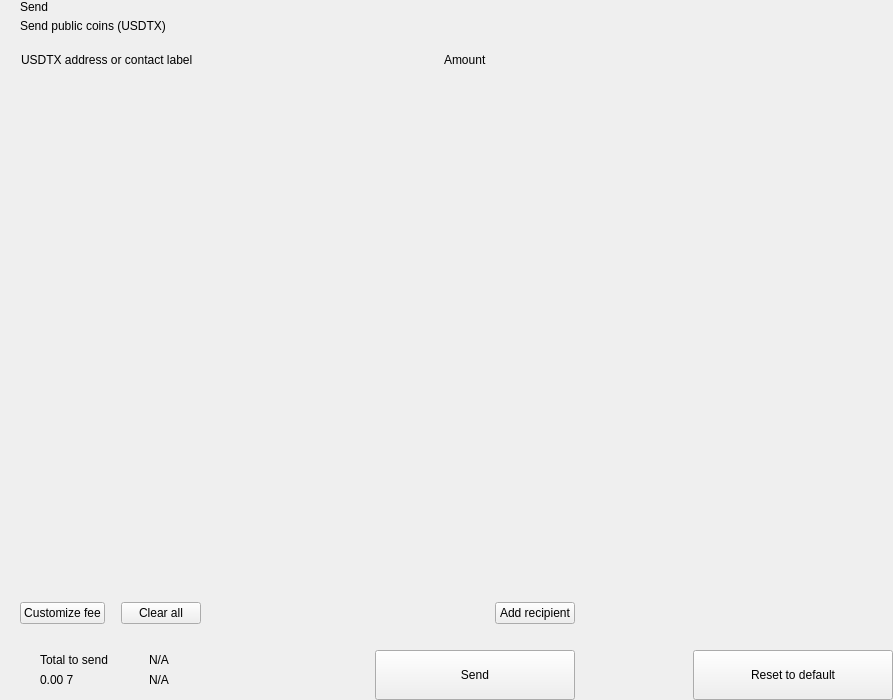
<?xml version="1.0" encoding="UTF-8"?>
<ui version="4.0">
 <class>send</class>
 <widget class="QWidget" name="send">
  <property name="geometry">
   <rect>
    <x>0</x>
    <y>0</y>
    <width>893</width>
    <height>700</height>
   </rect>
  </property>
  <property name="windowTitle">
   <string>Form</string>
  </property>
  <layout class="QHBoxLayout" name="horizontalLayout_2" stretch="2,1">
   <property name="spacing">
    <number>0</number>
   </property>
   <property name="leftMargin">
    <number>0</number>
   </property>
   <property name="topMargin">
    <number>0</number>
   </property>
   <property name="rightMargin">
    <number>0</number>
   </property>
   <property name="bottomMargin">
    <number>0</number>
   </property>
   <item>
    <widget class="QWidget" name="left" native="true">
     <layout class="QVBoxLayout" name="verticalLayout_3">
      <property name="spacing">
       <number>0</number>
      </property>
      <property name="leftMargin">
       <number>0</number>
      </property>
      <property name="topMargin">
       <number>0</number>
      </property>
      <property name="rightMargin">
       <number>0</number>
      </property>
      <property name="bottomMargin">
       <number>0</number>
      </property>
      <item>
       <layout class="QVBoxLayout" name="verticalLayout_22" stretch="0,0,0,1,0,0,0,0">
        <property name="spacing">
         <number>0</number>
        </property>
        <item>
         <layout class="QHBoxLayout" name="horizontalLayout_3">
          <property name="spacing">
           <number>0</number>
          </property>
          <property name="leftMargin">
           <number>20</number>
          </property>
          <property name="rightMargin">
           <number>20</number>
          </property>
          <item>
           <layout class="QVBoxLayout" name="verticalLayout">
            <property name="spacing">
             <number>5</number>
            </property>
            <item>
             <widget class="QLabel" name="labelTitle">
              <property name="text">
               <string>Send</string>
              </property>
              <property name="alignment">
               <set>Qt::AlignLeading|Qt::AlignLeft|Qt::AlignVCenter</set>
              </property>
             </widget>
            </item>
            <item>
             <widget class="QLabel" name="labelSubtitle1">
              <property name="text">
               <string>Send public coins (USDTX)</string>
              </property>
             </widget>
            </item>
           </layout>
          </item>
          <item>
           <spacer name="horizontalSpacer">
            <property name="orientation">
             <enum>Qt::Horizontal</enum>
            </property>
            <property name="sizeHint" stdset="0">
             <size>
              <width>40</width>
              <height>20</height>
             </size>
            </property>
           </spacer>
          </item>
         </layout>
        </item>
        <item>
         <spacer name="verticalSpacer_2">
          <property name="orientation">
           <enum>Qt::Vertical</enum>
          </property>
          <property name="sizeType">
           <enum>QSizePolicy::Fixed</enum>
          </property>
          <property name="sizeHint" stdset="0">
           <size>
            <width>20</width>
            <height>20</height>
           </size>
          </property>
         </spacer>
        </item>
        <item>
         <layout class="QHBoxLayout" name="horizontalLayout" stretch="6,0,2">
          <property name="spacing">
           <number>0</number>
          </property>
          <property name="leftMargin">
           <number>10</number>
          </property>
          <property name="topMargin">
           <number>0</number>
          </property>
          <property name="rightMargin">
           <number>20</number>
          </property>
          <property name="bottomMargin">
           <number>0</number>
          </property>
          <item>
           <widget class="QLabel" name="labelSubtitleAddress">
            <property name="styleSheet">
             <string notr="true">margin-left:8px;</string>
            </property>
            <property name="text">
             <string>USDTX address or contact label</string>
            </property>
           </widget>
          </item>
          <item>
           <spacer name="horizontalSpacer_3">
            <property name="orientation">
             <enum>Qt::Horizontal</enum>
            </property>
            <property name="sizeType">
             <enum>QSizePolicy::Fixed</enum>
            </property>
            <property name="sizeHint" stdset="0">
             <size>
              <width>40</width>
              <height>1</height>
             </size>
            </property>
           </spacer>
          </item>
          <item>
           <widget class="QLabel" name="labelSubtitleAmount">
            <property name="text">
             <string>Amount</string>
            </property>
           </widget>
          </item>
         </layout>
        </item>
        <item>
         <widget class="QScrollArea" name="scrollArea">
          <property name="minimumSize">
           <size>
            <width>0</width>
            <height>350</height>
           </size>
          </property>
          <property name="styleSheet">
           <string notr="true">#scrollArea {
            background:transparent;
            margin-top:10px;
}</string>
          </property>
          <property name="horizontalScrollBarPolicy">
           <enum>Qt::ScrollBarAlwaysOff</enum>
          </property>
          <property name="sizeAdjustPolicy">
           <enum>QAbstractScrollArea::AdjustIgnored</enum>
          </property>
          <property name="widgetResizable">
           <bool>true</bool>
          </property>
          <property name="alignment">
           <set>Qt::AlignLeading|Qt::AlignLeft|Qt::AlignTop</set>
          </property>
          <widget class="QWidget" name="scrollAreaWidgetContents">
           <property name="geometry">
            <rect>
             <x>0</x>
             <y>0</y>
             <width>591</width>
             <height>16</height>
            </rect>
           </property>
           <property name="sizePolicy">
            <sizepolicy hsizetype="Preferred" vsizetype="Maximum">
             <horstretch>0</horstretch>
             <verstretch>0</verstretch>
            </sizepolicy>
           </property>
           <property name="autoFillBackground">
            <bool>false</bool>
           </property>
           <property name="styleSheet">
            <string notr="true">#scrollAreaWidgetContents {
             background:transparent;
             }</string>
           </property>
           <layout class="QVBoxLayout" name="verticalLayout_7">
            <property name="spacing">
             <number>0</number>
            </property>
            <property name="sizeConstraint">
             <enum>QLayout::SetDefaultConstraint</enum>
            </property>
            <property name="leftMargin">
             <number>0</number>
            </property>
            <property name="topMargin">
             <number>0</number>
            </property>
            <property name="rightMargin">
             <number>0</number>
            </property>
            <property name="bottomMargin">
             <number>0</number>
            </property>
           </layout>
          </widget>
         </widget>
        </item>
        <item>
         <spacer name="verticalSpacer_4">
          <property name="orientation">
           <enum>Qt::Vertical</enum>
          </property>
          <property name="sizeType">
           <enum>QSizePolicy::Fixed</enum>
          </property>
          <property name="sizeHint" stdset="0">
           <size>
            <width>20</width>
            <height>20</height>
           </size>
          </property>
         </spacer>
        </item>
        <item>
         <layout class="QHBoxLayout" name="horizontalLayout_20">
          <property name="spacing">
           <number>6</number>
          </property>
          <property name="leftMargin">
           <number>20</number>
          </property>
          <property name="rightMargin">
           <number>20</number>
          </property>
          <item>
           <widget class="QPushButton" name="pushButtonFee">
            <property name="focusPolicy">
             <enum>Qt::NoFocus</enum>
            </property>
            <property name="text">
             <string>Customize fee</string>
            </property>
           </widget>
          </item>
          <item>
           <spacer name="horizontalSpacer_11">
            <property name="orientation">
             <enum>Qt::Horizontal</enum>
            </property>
            <property name="sizeType">
             <enum>QSizePolicy::Minimum</enum>
            </property>
            <property name="sizeHint" stdset="0">
             <size>
              <width>10</width>
              <height>20</height>
             </size>
            </property>
           </spacer>
          </item>
          <item>
           <widget class="QPushButton" name="pushButtonClear">
            <property name="focusPolicy">
             <enum>Qt::NoFocus</enum>
            </property>
            <property name="layoutDirection">
             <enum>Qt::RightToLeft</enum>
            </property>
            <property name="text">
             <string>Clear all</string>
            </property>
           </widget>
          </item>
          <item>
           <spacer name="horizontalSpacer_2">
            <property name="orientation">
             <enum>Qt::Horizontal</enum>
            </property>
            <property name="sizeHint" stdset="0">
             <size>
              <width>40</width>
              <height>20</height>
             </size>
            </property>
           </spacer>
          </item>
          <item>
           <widget class="QPushButton" name="pushButtonAddRecipient">
            <property name="focusPolicy">
             <enum>Qt::NoFocus</enum>
            </property>
            <property name="text">
             <string>Add recipient</string>
            </property>
           </widget>
          </item>
         </layout>
        </item>
        <item>
         <spacer name="verticalSpacer">
          <property name="orientation">
           <enum>Qt::Vertical</enum>
          </property>
          <property name="sizeType">
           <enum>QSizePolicy::Fixed</enum>
          </property>
          <property name="sizeHint" stdset="0">
           <size>
            <width>20</width>
            <height>16</height>
           </size>
          </property>
         </spacer>
        </item>
        <item>
         <layout class="QHBoxLayout" name="horizontalLayout_7">
          <property name="rightMargin">
           <number>20</number>
          </property>
          <item>
           <layout class="QHBoxLayout" name="horizontalLayout_10">
            <property name="spacing">
             <number>0</number>
            </property>
            <property name="leftMargin">
             <number>8</number>
            </property>
            <item>
             <widget class="QStackedWidget" name="stackedWidget">
              <property name="minimumSize">
               <size>
                <width>0</width>
                <height>60</height>
               </size>
              </property>
              <property name="maximumSize">
               <size>
                <width>16777215</width>
                <height>60</height>
               </size>
              </property>
              <widget class="QWidget" name="page1">
               <layout class="QVBoxLayout" name="verticalLayout_71" stretch="0">
                <property name="spacing">
                 <number>6</number>
                </property>
                <property name="leftMargin">
                 <number>12</number>
                </property>
                <property name="topMargin">
                 <number>0</number>
                </property>
                <property name="rightMargin">
                 <number>0</number>
                </property>
                <property name="bottomMargin">
                 <number>0</number>
                </property>
                <item>
                 <widget class="QWidget" name="coinWidget" native="true">
                  <property name="minimumSize">
                   <size>
                    <width>0</width>
                    <height>60</height>
                   </size>
                  </property>
                  <property name="maximumSize">
                   <size>
                    <width>16777215</width>
                    <height>60</height>
                   </size>
                  </property>
                  <layout class="QHBoxLayout" name="horizontalLayout_9">
                   <property name="spacing">
                    <number>0</number>
                   </property>
                   <property name="leftMargin">
                    <number>20</number>
                   </property>
                   <property name="topMargin">
                    <number>10</number>
                   </property>
                   <property name="rightMargin">
                    <number>20</number>
                   </property>
                   <property name="bottomMargin">
                    <number>10</number>
                   </property>
                   <item>
                    <layout class="QVBoxLayout" name="verticalSend">
                     <property name="spacing">
                      <number>0</number>
                     </property>
                     <item>
                      <widget class="QLabel" name="labelTitleTotalSend">
                       <property name="text">
                        <string>Total to send</string>
                       </property>
                      </widget>
                     </item>
                     <item>
                      <widget class="QLabel" name="labelAmountSend">
                       <property name="text">
                        <string notr="true">0.00 7</string>
                       </property>
                      </widget>
                     </item>
                    </layout>
                   </item>
                   <item>
                    <spacer name="horizontalSpacer_9">
                     <property name="orientation">
                      <enum>Qt::Horizontal</enum>
                     </property>
                     <property name="sizeType">
                      <enum>QSizePolicy::Fixed</enum>
                     </property>
                     <property name="sizeHint" stdset="0">
                      <size>
                       <width>20</width>
                       <height>20</height>
                      </size>
                     </property>
                    </spacer>
                   </item>
                   <item>
                    <widget class="QLabel" name="labelLine">
                     <property name="minimumSize">
                      <size>
                       <width>1</width>
                       <height>0</height>
                      </size>
                     </property>
                     <property name="maximumSize">
                      <size>
                       <width>1</width>
                       <height>16777215</height>
                      </size>
                     </property>
                     <property name="text">
                      <string/>
                     </property>
                    </widget>
                   </item>
                   <item>
                    <spacer name="horizontalSpacer_10">
                     <property name="orientation">
                      <enum>Qt::Horizontal</enum>
                     </property>
                     <property name="sizeType">
                      <enum>QSizePolicy::Fixed</enum>
                     </property>
                     <property name="sizeHint" stdset="0">
                      <size>
                       <width>20</width>
                       <height>20</height>
                      </size>
                     </property>
                    </spacer>
                   </item>
                   <item>
                    <layout class="QVBoxLayout" name="verticalRemaining">
                     <property name="spacing">
                      <number>0</number>
                     </property>
                     <item>
                      <widget class="QLabel" name="labelTitleTotalRemaining">
                       <property name="text">
                        <string notr="true">N/A</string>
                       </property>
                      </widget>
                     </item>
                     <item>
                      <widget class="QLabel" name="labelAmountRemaining">
                       <property name="text">
                        <string notr="true">N/A</string>
                       </property>
                      </widget>
                     </item>
                    </layout>
                   </item>
                  </layout>
                 </widget>
                </item>
               </layout>
              </widget>
              <widget class="QWidget" name="page_2"/>
             </widget>
            </item>
           </layout>
          </item>
          <item>
           <spacer name="horizontalSpacer_5">
            <property name="orientation">
             <enum>Qt::Horizontal</enum>
            </property>
            <property name="sizeType">
             <enum>QSizePolicy::Expanding</enum>
            </property>
            <property name="sizeHint" stdset="0">
             <size>
              <width>40</width>
              <height>20</height>
             </size>
            </property>
           </spacer>
          </item>
          <item alignment="Qt::AlignBottom">
           <widget class="QPushButton" name="pushButtonSave">
            <property name="minimumSize">
             <size>
              <width>200</width>
              <height>50</height>
             </size>
            </property>
            <property name="maximumSize">
             <size>
              <width>200</width>
              <height>50</height>
             </size>
            </property>
            <property name="focusPolicy">
             <enum>Qt::NoFocus</enum>
            </property>
            <property name="text">
             <string>Send</string>
            </property>
           </widget>
          </item>
         </layout>
        </item>
       </layout>
      </item>
     </layout>
    </widget>
   </item>
   <item>
    <widget class="QWidget" name="right" native="true">
     <layout class="QVBoxLayout" name="verticalLayout_5">
      <property name="leftMargin">
       <number>0</number>
      </property>
      <property name="topMargin">
       <number>0</number>
      </property>
      <property name="rightMargin">
       <number>0</number>
      </property>
      <property name="bottomMargin">
       <number>0</number>
      </property>
      <item>
       <layout class="QVBoxLayout" name="verticalLayout_4">
        <property name="spacing">
         <number>6</number>
        </property>
        <item>
         <widget class="OptionButton" name="btnCoinControl" native="true">
          <property name="minimumSize">
           <size>
            <width>0</width>
            <height>50</height>
           </size>
          </property>
         </widget>
        </item>
        <item>
         <widget class="OptionButton" name="btnChangeAddress" native="true">
          <property name="minimumSize">
           <size>
            <width>0</width>
            <height>50</height>
           </size>
          </property>
         </widget>
        </item>
        <item>
         <widget class="OptionButton" name="btnUri" native="true">
          <property name="minimumSize">
           <size>
            <width>0</width>
            <height>50</height>
           </size>
          </property>
         </widget>
        </item>
        <item>
         <spacer name="verticalSpacer_5">
          <property name="orientation">
           <enum>Qt::Vertical</enum>
          </property>
          <property name="sizeHint" stdset="0">
           <size>
            <width>20</width>
            <height>40</height>
           </size>
          </property>
         </spacer>
        </item>
        <item>
         <layout class="QHBoxLayout" name="horizontalLayout_8">
          <item>
           <spacer name="horizontalSpacer_7">
            <property name="orientation">
             <enum>Qt::Horizontal</enum>
            </property>
            <property name="sizeHint" stdset="0">
             <size>
              <width>40</width>
              <height>20</height>
             </size>
            </property>
           </spacer>
          </item>
          <item>
           <widget class="QPushButton" name="pushButtonReset">
            <property name="minimumSize">
             <size>
              <width>200</width>
              <height>50</height>
             </size>
            </property>
            <property name="maximumSize">
             <size>
              <width>200</width>
              <height>50</height>
             </size>
            </property>
            <property name="focusPolicy">
             <enum>Qt::NoFocus</enum>
            </property>
            <property name="text">
             <string>Reset to default</string>
            </property>
           </widget>
          </item>
         </layout>
        </item>
       </layout>
      </item>
     </layout>
    </widget>
   </item>
  </layout>
 </widget>
 <customwidgets>
  <customwidget>
   <class>OptionButton</class>
   <extends>QWidget</extends>
   <header>qt/tecsatether/optionbutton.h</header>
   <container>1</container>
  </customwidget>
 </customwidgets>
 <resources/>
 <connections/>
</ui>
